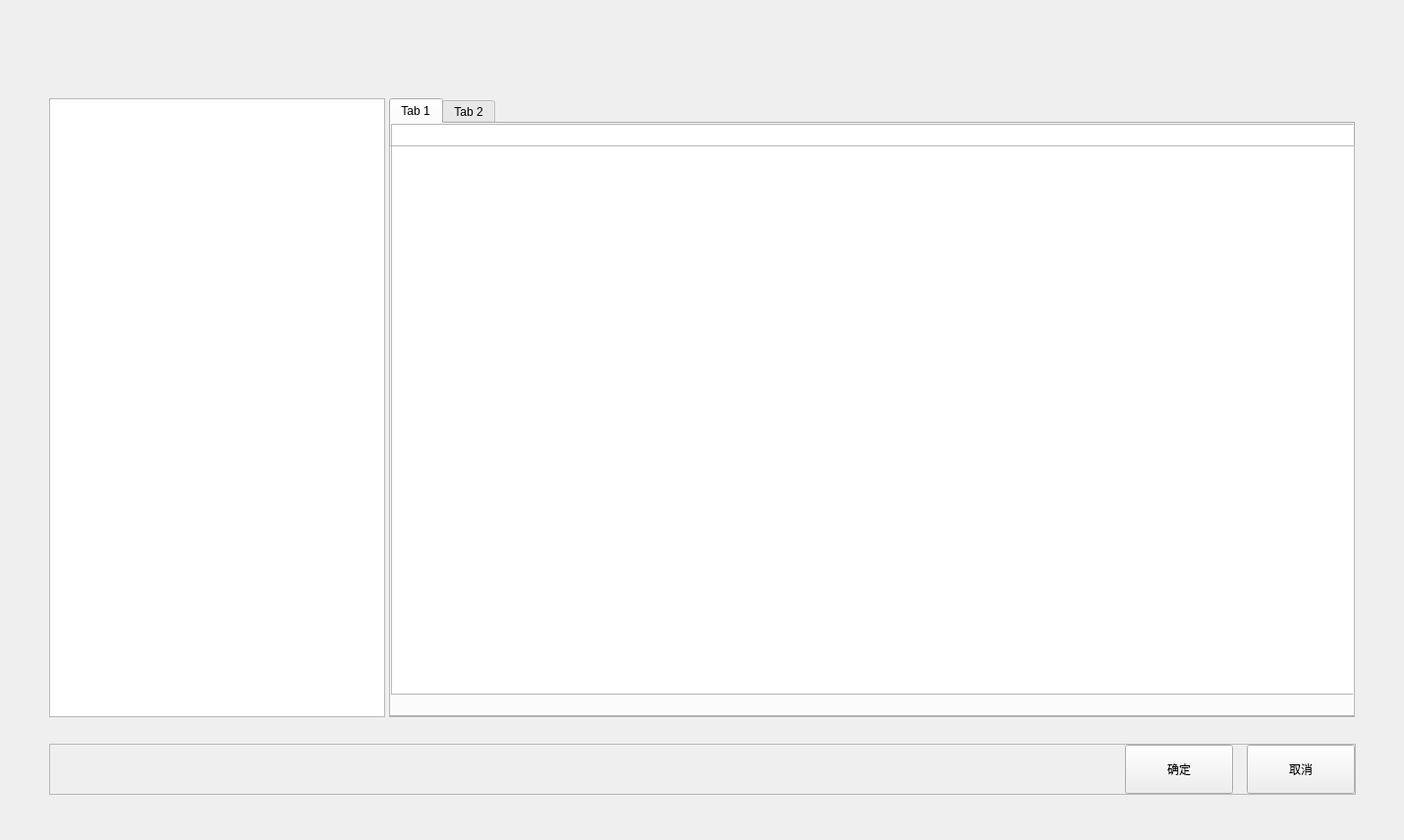
<?xml version="1.0" encoding="UTF-8"?>
<ui version="4.0">
 <class>QcRuleSettingsDlg</class>
 <widget class="QWidget" name="QcRuleSettingsDlg">
  <property name="geometry">
   <rect>
    <x>0</x>
    <y>0</y>
    <width>1429</width>
    <height>855</height>
   </rect>
  </property>
  <property name="windowTitle">
   <string>QcRuleSettingsDlg</string>
  </property>
  <widget class="QTabWidget" name="tabWidget_ruleSet">
   <property name="geometry">
    <rect>
     <x>396</x>
     <y>100</y>
     <width>983</width>
     <height>630</height>
    </rect>
   </property>
   <property name="currentIndex">
    <number>0</number>
   </property>
   <widget class="QWidget" name="tab">
    <attribute name="title">
     <string>Tab 1</string>
    </attribute>
    <widget class="QTableView" name="tableView_rules">
     <property name="geometry">
      <rect>
       <x>0</x>
       <y>0</y>
       <width>983</width>
       <height>581</height>
      </rect>
     </property>
     <property name="showGrid">
      <bool>false</bool>
     </property>
     <attribute name="verticalHeaderCascadingSectionResizes">
      <bool>true</bool>
     </attribute>
     <attribute name="verticalHeaderMinimumSectionSize">
      <number>43</number>
     </attribute>
     <attribute name="verticalHeaderStretchLastSection">
      <bool>true</bool>
     </attribute>
    </widget>
   </widget>
   <widget class="QWidget" name="tab_2">
    <attribute name="title">
     <string>Tab 2</string>
    </attribute>
    <widget class="QLabel" name="labelQcX">
     <property name="geometry">
      <rect>
       <x>100</x>
       <y>80</y>
       <width>90</width>
       <height>40</height>
      </rect>
     </property>
     <property name="text">
      <string>质控品X</string>
     </property>
    </widget>
    <widget class="QComboBox" name="comboBoxQcX">
     <property name="geometry">
      <rect>
       <x>195</x>
       <y>80</y>
       <width>234</width>
       <height>40</height>
      </rect>
     </property>
    </widget>
    <widget class="QLabel" name="labelQcY">
     <property name="geometry">
      <rect>
       <x>550</x>
       <y>80</y>
       <width>90</width>
       <height>40</height>
      </rect>
     </property>
     <property name="text">
      <string>质控品Y</string>
     </property>
    </widget>
    <widget class="QComboBox" name="comboBoxQcY">
     <property name="geometry">
      <rect>
       <x>645</x>
       <y>80</y>
       <width>234</width>
       <height>40</height>
      </rect>
     </property>
    </widget>
    <widget class="QLabel" name="labelTargetX">
     <property name="geometry">
      <rect>
       <x>100</x>
       <y>150</y>
       <width>90</width>
       <height>40</height>
      </rect>
     </property>
     <property name="text">
      <string>靶值</string>
     </property>
    </widget>
    <widget class="QLabel" name="labelSdX">
     <property name="geometry">
      <rect>
       <x>100</x>
       <y>220</y>
       <width>90</width>
       <height>40</height>
      </rect>
     </property>
     <property name="text">
      <string>标准差</string>
     </property>
    </widget>
    <widget class="QLabel" name="labelTargetY">
     <property name="geometry">
      <rect>
       <x>550</x>
       <y>150</y>
       <width>90</width>
       <height>40</height>
      </rect>
     </property>
     <property name="text">
      <string>靶值</string>
     </property>
    </widget>
    <widget class="QLabel" name="labelSdY">
     <property name="geometry">
      <rect>
       <x>550</x>
       <y>220</y>
       <width>90</width>
       <height>40</height>
      </rect>
     </property>
     <property name="text">
      <string>标准差</string>
     </property>
    </widget>
    <widget class="QLineEdit" name="lineEditTagetX">
     <property name="geometry">
      <rect>
       <x>195</x>
       <y>150</y>
       <width>234</width>
       <height>40</height>
      </rect>
     </property>
     <property name="readOnly">
      <bool>true</bool>
     </property>
    </widget>
    <widget class="QLineEdit" name="lineEditSdX">
     <property name="geometry">
      <rect>
       <x>195</x>
       <y>220</y>
       <width>234</width>
       <height>40</height>
      </rect>
     </property>
     <property name="readOnly">
      <bool>true</bool>
     </property>
    </widget>
    <widget class="QLineEdit" name="lineEditTargetY">
     <property name="geometry">
      <rect>
       <x>645</x>
       <y>150</y>
       <width>234</width>
       <height>40</height>
      </rect>
     </property>
     <property name="readOnly">
      <bool>true</bool>
     </property>
    </widget>
    <widget class="QLineEdit" name="lineEditSdY">
     <property name="geometry">
      <rect>
       <x>645</x>
       <y>220</y>
       <width>234</width>
       <height>40</height>
      </rect>
     </property>
     <property name="readOnly">
      <bool>true</bool>
     </property>
    </widget>
   </widget>
  </widget>
  <widget class="QTableWidget" name="tableWidget">
   <property name="geometry">
    <rect>
     <x>50</x>
     <y>100</y>
     <width>342</width>
     <height>630</height>
    </rect>
   </property>
   <property name="styleSheet">
    <string notr="true">QScrollBar::handle:vertical  {
    margin: 46px 3px 3px 2px;
}
QScrollBar::sub-line:vertical  {
    height: 43px; 
    border-bottom: 1px solid #a4a4a4;
}</string>
   </property>
   <property name="showGrid">
    <bool>false</bool>
   </property>
   <attribute name="horizontalHeaderHighlightSections">
    <bool>false</bool>
   </attribute>
   <attribute name="horizontalHeaderStretchLastSection">
    <bool>true</bool>
   </attribute>
   <attribute name="verticalHeaderDefaultSectionSize">
    <number>43</number>
   </attribute>
  </widget>
  <widget class="QFrame" name="line_h_1">
   <property name="geometry">
    <rect>
     <x>396</x>
     <y>148</y>
     <width>983</width>
     <height>1</height>
    </rect>
   </property>
   <property name="frameShape">
    <enum>QFrame::StyledPanel</enum>
   </property>
   <property name="frameShadow">
    <enum>QFrame::Raised</enum>
   </property>
   <property name="lines" stdset="0">
    <string>solid</string>
   </property>
  </widget>
  <widget class="QFrame" name="line_h_2">
   <property name="geometry">
    <rect>
     <x>396</x>
     <y>729</y>
     <width>983</width>
     <height>1</height>
    </rect>
   </property>
   <property name="frameShape">
    <enum>QFrame::StyledPanel</enum>
   </property>
   <property name="frameShadow">
    <enum>QFrame::Raised</enum>
   </property>
   <property name="lines" stdset="0">
    <string>solid</string>
   </property>
  </widget>
  <widget class="QFrame" name="line_h_3">
   <property name="geometry">
    <rect>
     <x>50</x>
     <y>100</y>
     <width>342</width>
     <height>1</height>
    </rect>
   </property>
   <property name="frameShape">
    <enum>QFrame::StyledPanel</enum>
   </property>
   <property name="frameShadow">
    <enum>QFrame::Raised</enum>
   </property>
   <property name="lines" stdset="0">
    <string>solid</string>
   </property>
  </widget>
  <widget class="QFrame" name="line_h_4">
   <property name="geometry">
    <rect>
     <x>50</x>
     <y>729</y>
     <width>342</width>
     <height>1</height>
    </rect>
   </property>
   <property name="frameShape">
    <enum>QFrame::StyledPanel</enum>
   </property>
   <property name="frameShadow">
    <enum>QFrame::Raised</enum>
   </property>
   <property name="lines" stdset="0">
    <string>solid</string>
   </property>
  </widget>
  <widget class="QFrame" name="line_v_1">
   <property name="geometry">
    <rect>
     <x>50</x>
     <y>100</y>
     <width>1</width>
     <height>630</height>
    </rect>
   </property>
   <property name="frameShape">
    <enum>QFrame::StyledPanel</enum>
   </property>
   <property name="frameShadow">
    <enum>QFrame::Raised</enum>
   </property>
   <property name="lines" stdset="0">
    <string>solid</string>
   </property>
  </widget>
  <widget class="QFrame" name="line_v_2">
   <property name="geometry">
    <rect>
     <x>391</x>
     <y>100</y>
     <width>1</width>
     <height>630</height>
    </rect>
   </property>
   <property name="frameShape">
    <enum>QFrame::StyledPanel</enum>
   </property>
   <property name="frameShadow">
    <enum>QFrame::Raised</enum>
   </property>
   <property name="lines" stdset="0">
    <string>solid</string>
   </property>
  </widget>
  <widget class="QFrame" name="line_v_3">
   <property name="geometry">
    <rect>
     <x>396</x>
     <y>148</y>
     <width>1</width>
     <height>581</height>
    </rect>
   </property>
   <property name="frameShape">
    <enum>QFrame::StyledPanel</enum>
   </property>
   <property name="frameShadow">
    <enum>QFrame::Raised</enum>
   </property>
   <property name="lines" stdset="0">
    <string>solid</string>
   </property>
  </widget>
  <widget class="QFrame" name="line_v_4">
   <property name="geometry">
    <rect>
     <x>1378</x>
     <y>148</y>
     <width>1</width>
     <height>581</height>
    </rect>
   </property>
   <property name="frameShape">
    <enum>QFrame::StyledPanel</enum>
   </property>
   <property name="frameShadow">
    <enum>QFrame::Raised</enum>
   </property>
   <property name="lines" stdset="0">
    <string>solid</string>
   </property>
  </widget>
  <widget class="QFrame" name="frame">
   <property name="geometry">
    <rect>
     <x>50</x>
     <y>757</y>
     <width>1330</width>
     <height>52</height>
    </rect>
   </property>
   <property name="minimumSize">
    <size>
     <width>1330</width>
     <height>52</height>
    </size>
   </property>
   <property name="maximumSize">
    <size>
     <width>1330</width>
     <height>52</height>
    </size>
   </property>
   <property name="frameShape">
    <enum>QFrame::StyledPanel</enum>
   </property>
   <property name="frameShadow">
    <enum>QFrame::Raised</enum>
   </property>
   <layout class="QHBoxLayout" name="horizontalLayout">
    <property name="spacing">
     <number>14</number>
    </property>
    <property name="leftMargin">
     <number>0</number>
    </property>
    <property name="topMargin">
     <number>0</number>
    </property>
    <property name="rightMargin">
     <number>0</number>
    </property>
    <property name="bottomMargin">
     <number>0</number>
    </property>
    <item>
     <spacer name="horizontalSpacer">
      <property name="orientation">
       <enum>Qt::Horizontal</enum>
      </property>
      <property name="sizeHint" stdset="0">
       <size>
        <width>1085</width>
        <height>20</height>
       </size>
      </property>
     </spacer>
    </item>
    <item>
     <widget class="QPushButton" name="pushButtonSave">
      <property name="minimumSize">
       <size>
        <width>110</width>
        <height>50</height>
       </size>
      </property>
      <property name="maximumSize">
       <size>
        <width>16777215</width>
        <height>50</height>
       </size>
      </property>
      <property name="text">
       <string>确定</string>
      </property>
      <property name="buttons" stdset="0">
       <string>btn_dlg</string>
      </property>
     </widget>
    </item>
    <item>
     <widget class="QPushButton" name="pushButton_Cancel">
      <property name="minimumSize">
       <size>
        <width>110</width>
        <height>50</height>
       </size>
      </property>
      <property name="maximumSize">
       <size>
        <width>16777215</width>
        <height>50</height>
       </size>
      </property>
      <property name="text">
       <string>取消</string>
      </property>
      <property name="buttons" stdset="0">
       <string>btn_dlg</string>
      </property>
     </widget>
    </item>
   </layout>
  </widget>
  <zorder>frame</zorder>
  <zorder>tabWidget_ruleSet</zorder>
  <zorder>tableWidget</zorder>
  <zorder>line_h_1</zorder>
  <zorder>line_h_2</zorder>
  <zorder>line_h_3</zorder>
  <zorder>line_h_4</zorder>
  <zorder>line_v_1</zorder>
  <zorder>line_v_2</zorder>
  <zorder>line_v_3</zorder>
  <zorder>line_v_4</zorder>
 </widget>
 <layoutdefault spacing="6" margin="11"/>
 <resources/>
 <connections/>
</ui>
